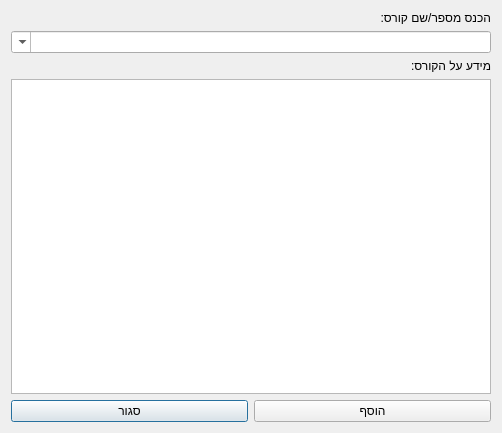
<?xml version="1.0" encoding="UTF-8"?>
<ui version="4.0">
 <class>course_search</class>
 <widget class="QDialog" name="course_search">
  <property name="geometry">
   <rect>
    <x>0</x>
    <y>0</y>
    <width>502</width>
    <height>433</height>
   </rect>
  </property>
  <property name="windowTitle">
   <string>Dialog</string>
  </property>
  <layout class="QGridLayout" name="gridLayout">
   <item row="0" column="0">
    <layout class="QHBoxLayout" name="horizontalLayout">
     <item>
      <widget class="QLabel" name="course_num_label">
       <property name="styleSheet">
        <string notr="true">font: 12pt &quot;Noto Sans&quot;;</string>
       </property>
       <property name="text">
        <string>הכנס מספר/שם קורס:</string>
       </property>
      </widget>
     </item>
    </layout>
   </item>
   <item row="2" column="0">
    <layout class="QHBoxLayout" name="horizontalLayout_2">
     <item>
      <widget class="QPushButton" name="close_search_button">
       <property name="text">
        <string>סגור</string>
       </property>
      </widget>
     </item>
     <item>
      <widget class="QPushButton" name="add_course_button">
       <property name="text">
        <string>הוסף</string>
       </property>
      </widget>
     </item>
    </layout>
   </item>
   <item row="1" column="0">
    <layout class="QVBoxLayout" name="verticalLayout">
     <item>
      <widget class="QComboBox" name="comboBox">
       <property name="toolTip">
        <string>&lt;html&gt;&lt;head/&gt;&lt;body&gt;&lt;p align=&quot;right&quot;&gt;מראה 50 התאמות ראשונות&lt;/p&gt;&lt;/body&gt;&lt;/html&gt;</string>
       </property>
       <property name="layoutDirection">
        <enum>Qt::RightToLeft</enum>
       </property>
       <property name="editable">
        <bool>true</bool>
       </property>
       <property name="currentText">
        <string/>
       </property>
       <property name="maxVisibleItems">
        <number>50</number>
       </property>
      </widget>
     </item>
     <item>
      <widget class="QLabel" name="course_info_label">
       <property name="styleSheet">
        <string notr="true">font: 12pt &quot;Noto Sans&quot;;</string>
       </property>
       <property name="text">
        <string>מידע על הקורס:</string>
       </property>
      </widget>
     </item>
     <item>
      <widget class="QTextEdit" name="find_course_in">
       <property name="layoutDirection">
        <enum>Qt::LeftToRight</enum>
       </property>
       <property name="locale">
        <locale language="Hebrew" country="Israel"/>
       </property>
       <property name="autoFormatting">
        <set>QTextEdit::AutoNone</set>
       </property>
       <property name="html">
        <string>&lt;!DOCTYPE HTML PUBLIC &quot;-//W3C//DTD HTML 4.0//EN&quot; &quot;http://www.w3.org/TR/REC-html40/strict.dtd&quot;&gt;
&lt;html&gt;&lt;head&gt;&lt;meta name=&quot;qrichtext&quot; content=&quot;1&quot; /&gt;&lt;style type=&quot;text/css&quot;&gt;
p, li { white-space: pre-wrap; }
&lt;/style&gt;&lt;/head&gt;&lt;body style=&quot; font-family:'Noto Sans'; font-size:10pt; font-weight:400; font-style:normal;&quot;&gt;
&lt;p align=&quot;right&quot; style=&quot;-qt-paragraph-type:empty; margin-top:0px; margin-bottom:0px; margin-left:0px; margin-right:0px; -qt-block-indent:0; text-indent:0px;&quot;&gt;&lt;br /&gt;&lt;/p&gt;&lt;/body&gt;&lt;/html&gt;</string>
       </property>
       <property name="textInteractionFlags">
        <set>Qt::TextSelectableByKeyboard|Qt::TextSelectableByMouse</set>
       </property>
      </widget>
     </item>
    </layout>
   </item>
  </layout>
 </widget>
 <tabstops>
  <tabstop>add_course_button</tabstop>
  <tabstop>close_search_button</tabstop>
  <tabstop>find_course_in</tabstop>
 </tabstops>
 <resources/>
 <connections/>
</ui>
